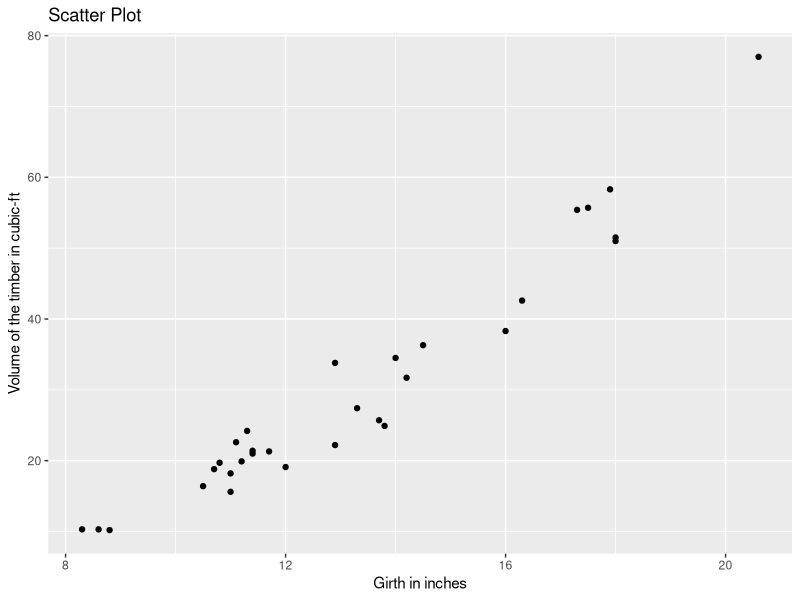
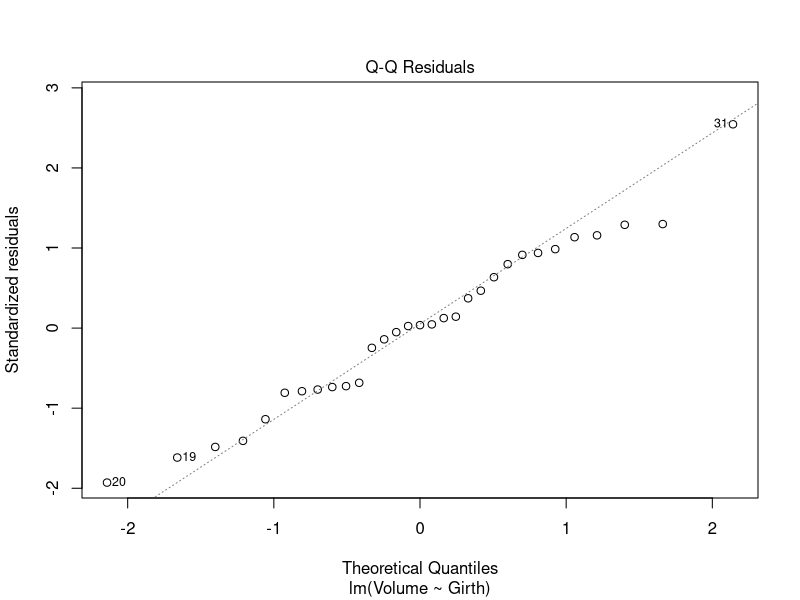
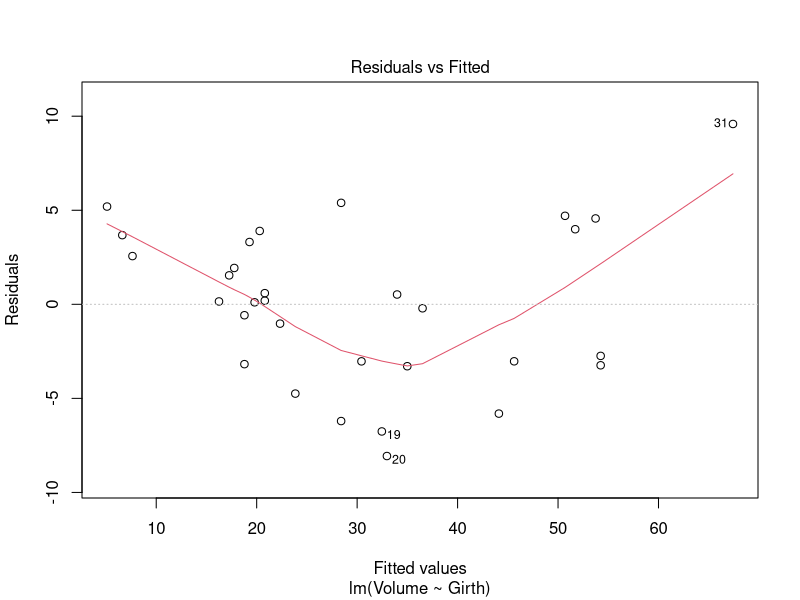
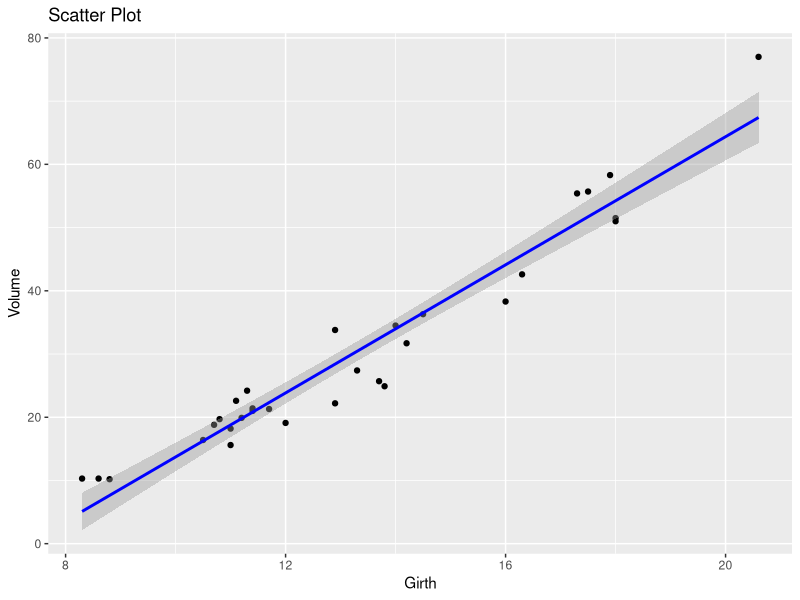

The R script that drew these images, in order:
#Task for regression
head(trees)
summary(trees)
library(ggplot2)
? trees
options(scipen = 999)



#Scatter Plot
ggplot(trees, aes(x=Girth, y=Volume))+geom_point()+
  labs(title = "Scatter Plot", x="Girth in inches", y="Volume of the timber in cubic-ft")

#Fit regression model
model_trees <- lm(Volume ~ Girth, data = trees)
summary(model_trees)

#Normality Test
shapiro.test(model_trees$residuals)
plot(model_trees, which = 2)

#Residual Plots
residuals(model_trees)
plot(model_trees, which = 1)


#Regression Lin Visualization
ggplot(trees, aes(x=Girth, y=Volume))+
  geom_point()+
  geom_smooth(method = "lm", col="blue")+
  labs(title = "Scatter Plot", x="Girth",
       y="Volume")
